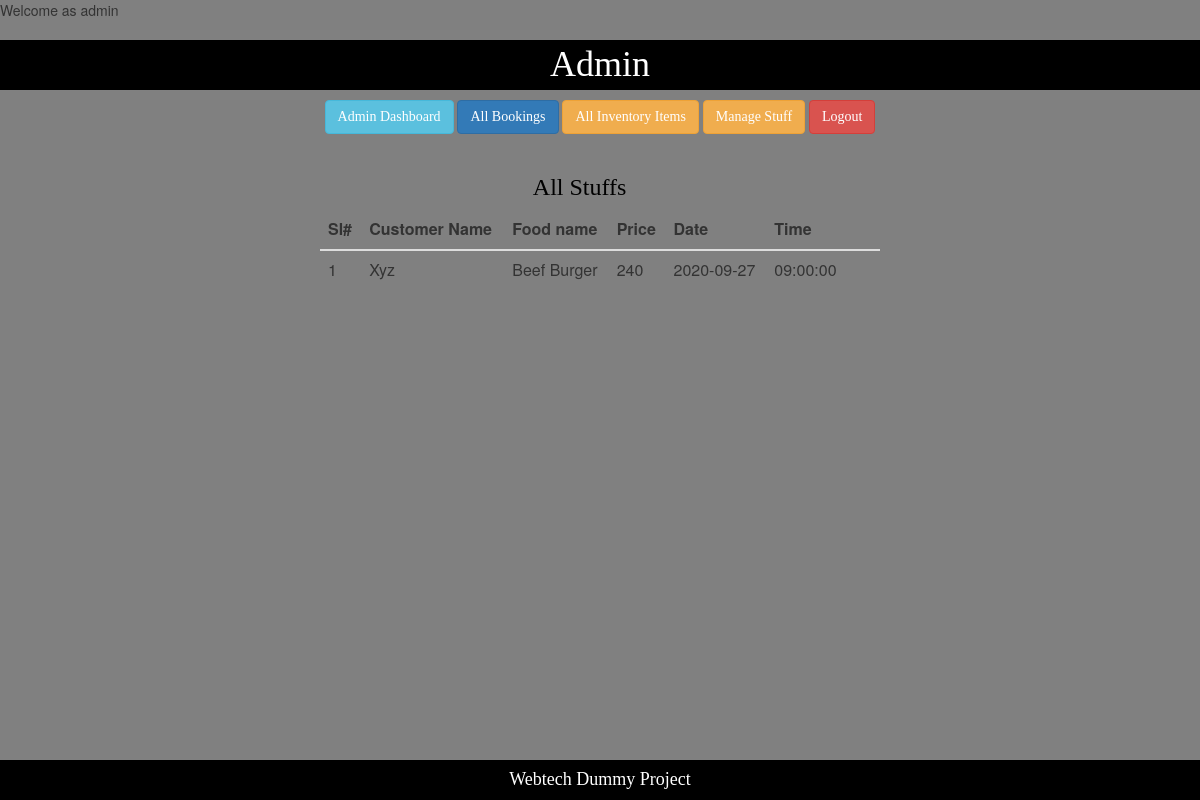
Page /adashboard.php (signed in) on the committed database.
### tables this page shows
CREATE TABLE `sales` (
  `id` int(11) NOT NULL,
  `cn` varchar(20) NOT NULL,
  `fname` varchar(50) NOT NULL,
  `price` varchar(5) NOT NULL,
  `date` date NOT NULL DEFAULT current_timestamp(),
  `time` time NOT NULL DEFAULT current_timestamp()
);

### models/db_connect.php (called while the page is built, shortened)
<?php
	$servername = "localhost";
	$db_username="root";
	$db_password="";
	$db_name="p_inventory";
	function getArray($query){
		global $servername, $db_username, $db_password,$db_name;
		$conn = mysqli_connect($servername,$db_username,$db_password,$db_name);
		$result = mysqli_query($conn,$query);
		$data = array();
		while($row = mysqli_fetch_assoc($result)){
			$data[] = $row;
		}
		return $data;
	}
?>

### controllers/FoodController.php (called while the page is built, shortened)
<?php
	require_once 'models/db_connect.php';
	function getAllSales(){
		$query = "SELECT * FROM sales";
		$sales = getArray($query);
		return $sales;
	}
?>

### Adashboard.php (the view, shortened to what this page needs)
<?php
if($_SESSION["user"]==true){
	echo "Welcome as"." ".$_SESSION["user"];
}
else{
	header('location:index.php');
}
include 'admin_header.php';
require_once 'controllers/FoodController.php';
$sales = getAllSales();
?>
<div class="center">
<h3 class="text" style="margin-left:38%">All Stuffs</h3>
	<table class="table " style="width=100%">
		<thead>
			<th>Sl#</th>
			<th>Customer Name</th>
			<th> Food name</th>
			<th>Price</th>
			<th>Date</th>
			<th> Time </th>
			<th></th>
			<th></th>
		</thead>
		<tbody>
			<?php
				foreach($sales as $sale){
					echo "<tr>";
					echo "<td>".$sale["id"]."</td>";
					echo "<td>".$sale["cn"]."</td>";
					echo "<td>".$sale["fname"]."</td>";
					echo "<td>".$sale["price"]."</td>";
					echo "<td>".$sale["date"]."</td>";
					echo "<td>".$sale["time"]."</td>";
					echo "<td></td>";
					echo "</tr>";
				}
			?>
		</tbody>
	</table>
</div>
<?php include 'admin_footer.php';?>

### styles/mystyle.css (style rules this page uses)
body { background-color:grey; padding:0px; }
.text { font-family:consolas; color:black; }
.center { margin: 0 auto; width:50% ; padding:20px; }

### rows in the picture
sales: id "1", cn "Xyz", fname "Beef Burger", price "240", date "2020-09-27", time "09:00:00"

### other values in the picture
$_SESSION["user"] "admin"
